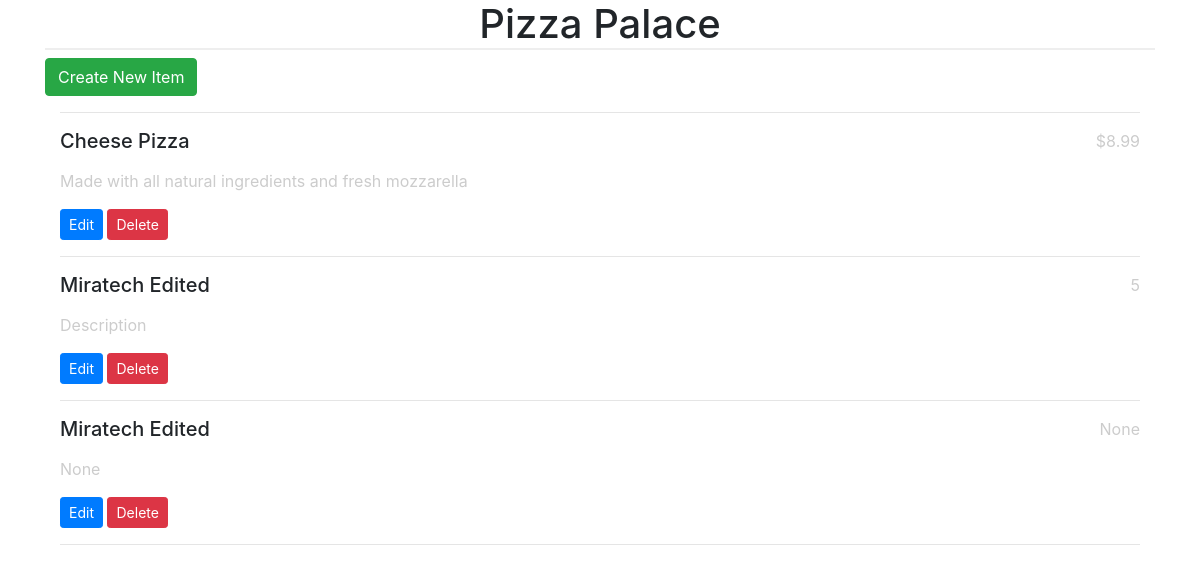
Before: /restaurant/6/menu with the older database file.
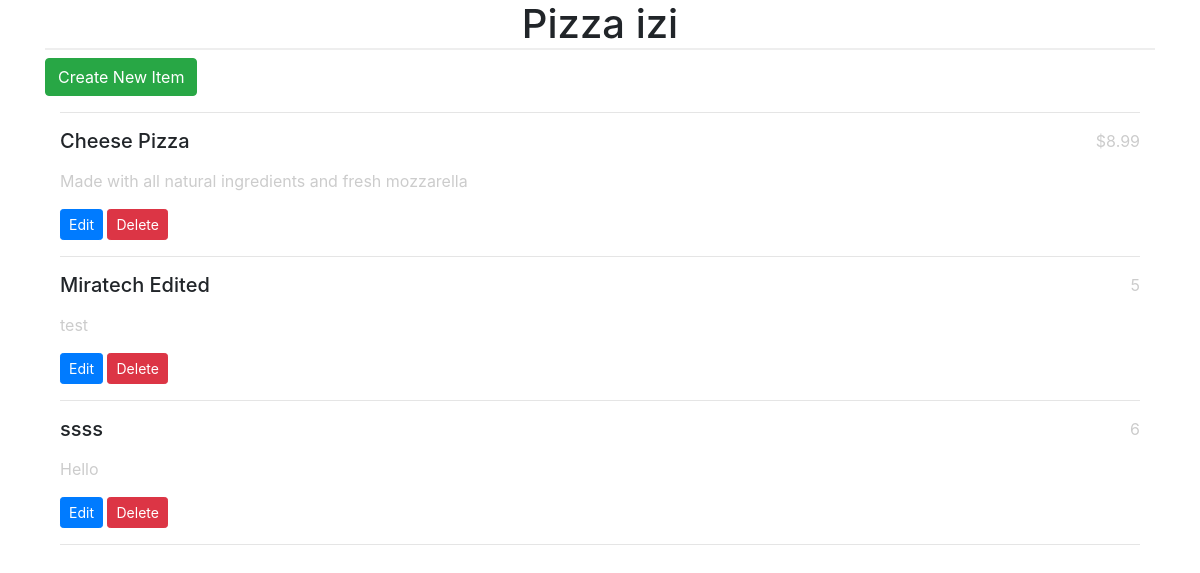
After: the same page with the newer database file.
### database_setup.py (models this page shows, shortened)
class Restaurant(Base):
    __tablename__ = 'restaurant'
    name = Column(String(80), nullable=False)
    id = Column(Integer, primary_key=True)

class MenuItem(Base):
    __tablename__ = 'menu_item'
    name = Column(String(80), nullable=False)
    id = Column(Integer, primary_key=True)
    course = Column(String(250))
    description = Column(String(250))
    price = Column(String(8))
    restaurant_id = Column(Integer, ForeignKey('restaurant.id'))
    restaurant = relationship(Restaurant)

### finalProject.py (the view)
@app.route('/restaurant/<int:restaurant_id>/')
@app.route('/restaurant/<int:restaurant_id>/menu')
def showMenu(restaurant_id):
    restaurant = session.query(Restaurant).filter_by(
        id=restaurant_id).first()
    items = session.query(MenuItem).filter_by(restaurant_id=restaurant_id)
    return render_template("menu.html", restaurant=restaurant, items=items)

### templates/menu.html (shortened to what this page needs)
{% include 'layouts/header.html' %}
<div class="container">
		<div class = 'header'>
			<h1>{{ restaurant.name }}</h1>
		</div>
<div class = 'container'>
	<div class="row">
		<a type="button" class="btn btn-success" href = '{{url_for('newMenuItem', restaurant_id = restaurant.id) }}'>Create New Item</a>
	</div>
	<hr>
		{% for i in items %}
    <div class="row">
		<div class="col-md-6 ">
			<span class = 'name'><h5>{{i.name}}</h5></span>
		</div>
		<div class="col-md-4 offset-md-2">
			<span class = 'price'>
				<p>{{i.price}} </p>
			</span>
		</div>
	</div>
	<div class="row">
		<div class="col">
			<p>{{i.description}}</p>
		</div>
	</div>
	<div class = "editdeletepane">
	<a type="button" class="btn btn-primary  btn-sm" href='{{url_for('editMenuItem',restaurant_id = restaurant.id, menu_id=i.id)}}' >Edit</a>
	<a type="button" class="btn btn-danger btn-sm" href='{{url_for('deleteMenuItem', restaurant_id = restaurant.id, menu_id=i.id)}}' >
	Delete</a>
	</div>
	<hr>
		{% endfor %}
</div>
{% include 'layouts/footer.html' %}

Changed rows visible on the page:
removed MenuItem: name "Miratech Edited", price "None", description "None"
changed Restaurant: name "Pizza Palace" → "Pizza izi"
changed MenuItem "Miratech Edited": description "Description" → "test"
added MenuItem: name "ssss", price "6", description "Hello"
